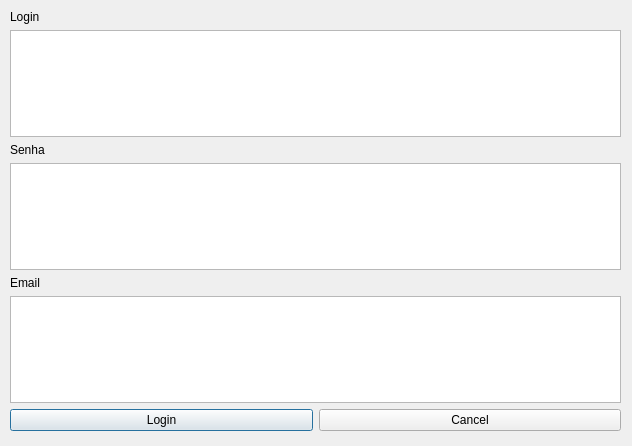
<?xml version="1.0" encoding="UTF-8"?>
<ui version="4.0">
 <class>Dialog</class>
 <widget class="QDialog" name="Dialog">
  <property name="geometry">
   <rect>
    <x>0</x>
    <y>0</y>
    <width>632</width>
    <height>446</height>
   </rect>
  </property>
  <property name="windowTitle">
   <string>Login Form</string>
  </property>
  <widget class="QWidget" name="verticalLayoutWidget">
   <property name="geometry">
    <rect>
     <x>10</x>
     <y>10</y>
     <width>611</width>
     <height>421</height>
    </rect>
   </property>
   <layout class="QVBoxLayout" name="boxes">
    <item>
     <widget class="QLabel" name="label">
      <property name="text">
       <string>Login</string>
      </property>
     </widget>
    </item>
    <item>
     <widget class="QTextEdit" name="txtLogin"/>
    </item>
    <item>
     <widget class="QLabel" name="label_2">
      <property name="text">
       <string>Senha</string>
      </property>
     </widget>
    </item>
    <item>
     <widget class="QTextEdit" name="txtSenha"/>
    </item>
    <item>
     <widget class="QLabel" name="label_3">
      <property name="text">
       <string>Email</string>
      </property>
     </widget>
    </item>
    <item>
     <widget class="QTextEdit" name="textEdit"/>
    </item>
    <item>
     <layout class="QHBoxLayout" name="buttons">
      <item>
       <widget class="QPushButton" name="btnLogin">
        <property name="text">
         <string>Login</string>
        </property>
       </widget>
      </item>
      <item>
       <widget class="QPushButton" name="btnCancel">
        <property name="text">
         <string>Cancel</string>
        </property>
       </widget>
      </item>
     </layout>
    </item>
   </layout>
  </widget>
 </widget>
 <resources/>
 <connections/>
</ui>
